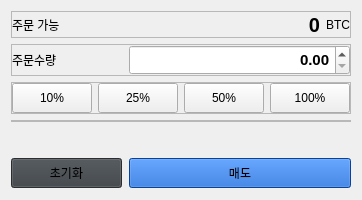
               <widget class="QWidget" name="page_6">
                <layout class="QVBoxLayout" name="verticalLayout_12">
                 <property name="leftMargin">
                  <number>11</number>
                 </property>
                 <property name="topMargin">
                  <number>11</number>
                 </property>
                 <property name="rightMargin">
                  <number>11</number>
                 </property>
                 <property name="bottomMargin">
                  <number>11</number>
                 </property>
                 <item>
                  <widget class="QFrame" name="frame_32">
                   <property name="frameShape">
                    <enum>QFrame::StyledPanel</enum>
                   </property>
                   <property name="frameShadow">
                    <enum>QFrame::Raised</enum>
                   </property>
                   <layout class="QHBoxLayout" name="horizontalLayout_33" stretch="0,2,0">
                    <property name="leftMargin">
                     <number>0</number>
                    </property>
                    <property name="topMargin">
                     <number>1</number>
                    </property>
                    <property name="rightMargin">
                     <number>0</number>
                    </property>
                    <property name="bottomMargin">
                     <number>0</number>
                    </property>
                    <item>
                     <widget class="QLabel" name="label_41">
                      <property name="layoutDirection">
                       <enum>Qt::LeftToRight</enum>
                      </property>
                      <property name="styleSheet">
                       <string notr="true"/>
                      </property>
                      <property name="text">
                       <string>주문 가능</string>
                      </property>
                     </widget>
                    </item>
                    <item>
                     <widget class="QLabel" name="sell_orderable_2">
                      <property name="font">
                       <font>
                        <pointsize>15</pointsize>
                        <weight>75</weight>
                        <bold>true</bold>
                       </font>
                      </property>
                      <property name="text">
                       <string>0</string>
                      </property>
                      <property name="alignment">
                       <set>Qt::AlignRight|Qt::AlignTrailing|Qt::AlignVCenter</set>
                      </property>
                     </widget>
                    </item>
                    <item>
                     <widget class="QLabel" name="sell_ticker_2">
                      <property name="layoutDirection">
                       <enum>Qt::LeftToRight</enum>
                      </property>
                      <property name="text">
                       <string>BTC</string>
                      </property>
                      <property name="alignment">
                       <set>Qt::AlignLeading|Qt::AlignLeft|Qt::AlignVCenter</set>
                      </property>
                     </widget>
                    </item>
                   </layout>
                  </widget>
                 </item>
                 <item>
                  <widget class="QFrame" name="frame_33">
                   <property name="frameShape">
                    <enum>QFrame::StyledPanel</enum>
                   </property>
                   <property name="frameShadow">
                    <enum>QFrame::Raised</enum>
                   </property>
                   <layout class="QHBoxLayout" name="horizontalLayout_12" stretch="1,2">
                    <property name="leftMargin">
                     <number>0</number>
                    </property>
                    <property name="topMargin">
                     <number>0</number>
                    </property>
                    <property name="rightMargin">
                     <number>0</number>
                    </property>
                    <property name="bottomMargin">
                     <number>0</number>
                    </property>
                    <item>
                     <widget class="QLabel" name="label_43">
                      <property name="text">
                       <string>주문수량</string>
                      </property>
                     </widget>
                    </item>
                    <item>
                     <widget class="QDoubleSpinBox" name="sell_volume_2">
                      <property name="minimumSize">
                       <size>
                        <width>34</width>
                        <height>30</height>
                       </size>
                      </property>
                      <property name="font">
                       <font>
                        <pointsize>11</pointsize>
                        <weight>75</weight>
                        <bold>true</bold>
                       </font>
                      </property>
                      <property name="alignment">
                       <set>Qt::AlignRight|Qt::AlignTrailing|Qt::AlignVCenter</set>
                      </property>
                      <property name="showGroupSeparator" stdset="0">
                       <bool>true</bool>
                      </property>
                      <property name="prefix">
                       <string/>
                      </property>
                      <property name="decimals">
                       <number>2</number>
                      </property>
                      <property name="minimum">
                       <double>0.000000000000000</double>
                      </property>
                      <property name="maximum">
                       <double>1000000000000000.000000000000000</double>
                      </property>
                      <property name="value">
                       <double>0.000000000000000</double>
                      </property>
                     </widget>
                    </item>
                   </layout>
                  </widget>
                 </item>
                 <item>
                  <widget class="QFrame" name="frame_34">
                   <property name="frameShape">
                    <enum>QFrame::StyledPanel</enum>
                   </property>
                   <property name="frameShadow">
                    <enum>QFrame::Raised</enum>
                   </property>
                   <layout class="QHBoxLayout" name="horizontalLayout_27">
                    <property name="leftMargin">
                     <number>0</number>
                    </property>
                    <property name="topMargin">
                     <number>0</number>
                    </property>
                    <property name="rightMargin">
                     <number>0</number>
                    </property>
                    <property name="bottomMargin">
                     <number>0</number>
                    </property>
                    <item>
                     <widget class="QPushButton" name="sell_ten_2">
                      <property name="minimumSize">
                       <size>
                        <width>0</width>
                        <height>30</height>
                       </size>
                      </property>
                      <property name="text">
                       <string>10%</string>
                      </property>
                     </widget>
                    </item>
                    <item>
                     <widget class="QPushButton" name="sell_twenty_fifth_2">
                      <property name="minimumSize">
                       <size>
                        <width>0</width>
                        <height>30</height>
                       </size>
                      </property>
                      <property name="text">
                       <string>25%</string>
                      </property>
                     </widget>
                    </item>
                    <item>
                     <widget class="QPushButton" name="sell_fifty_2">
                      <property name="minimumSize">
                       <size>
                        <width>0</width>
                        <height>30</height>
                       </size>
                      </property>
                      <property name="text">
                       <string>50%</string>
                      </property>
                     </widget>
                    </item>
                    <item>
                     <widget class="QPushButton" name="sell_hundred_2">
                      <property name="minimumSize">
                       <size>
                        <width>0</width>
                        <height>30</height>
                       </size>
                      </property>
                      <property name="text">
                       <string>100%</string>
                      </property>
                     </widget>
                    </item>
                   </layout>
                  </widget>
                 </item>
                 <item>
                  <widget class="QFrame" name="frame_35">
                   <property name="frameShape">
                    <enum>QFrame::StyledPanel</enum>
                   </property>
                   <property name="frameShadow">
                    <enum>QFrame::Raised</enum>
                   </property>
                   <layout class="QHBoxLayout" name="horizontalLayout_34">
                    <property name="leftMargin">
                     <number>0</number>
                    </property>
                    <property name="topMargin">
                     <number>0</number>
                    </property>
                    <property name="rightMargin">
                     <number>0</number>
                    </property>
                    <property name="bottomMargin">
                     <number>0</number>
                    </property>
                   </layout>
                  </widget>
                 </item>
                 <item>
                  <widget class="QFrame" name="verticalFrame_4">
                   <layout class="QVBoxLayout" name="verticalLayout_6"/>
                  </widget>
                 </item>
                 <item>
                  <widget class="QFrame" name="horizontalFrame_18">
                   <layout class="QHBoxLayout" name="horizontalLayout_30">
                    <property name="leftMargin">
                     <number>0</number>
                    </property>
                    <property name="topMargin">
                     <number>0</number>
                    </property>
                    <property name="rightMargin">
                     <number>0</number>
                    </property>
                    <property name="bottomMargin">
                     <number>0</number>
                    </property>
                   </layout>
                  </widget>
                 </item>
                 <item>
                  <widget class="QFrame" name="horizontalFrame_19">
                   <layout class="QHBoxLayout" name="horizontalLayout_38" stretch="1,2">
                    <property name="spacing">
                     <number>7</number>
                    </property>
                    <property name="leftMargin">
                     <number>0</number>
                    </property>
                    <property name="topMargin">
                     <number>0</number>
                    </property>
                    <property name="rightMargin">
                     <number>0</number>
                    </property>
                    <property name="bottomMargin">
                     <number>1</number>
                    </property>
                    <item>
                     <widget class="QPushButton" name="sell_reset_2">
                      <property name="minimumSize">
                       <size>
                        <width>0</width>
                        <height>30</height>
                       </size>
                      </property>
                      <property name="styleSheet">
                       <string notr="true">background-color: #3b4045;</string>
                      </property>
                      <property name="text">
                       <string>초기화</string>
                      </property>
                     </widget>
                    </item>
                    <item>
                     <widget class="QPushButton" name="sell_sell_btn_2">
                      <property name="minimumSize">
                       <size>
                        <width>0</width>
                        <height>30</height>
                       </size>
                      </property>
                      <property name="styleSheet">
                       <string notr="true">background-color: #115dcb;</string>
                      </property>
                      <property name="text">
                       <string>매도</string>
                      </property>
                     </widget>
                    </item>
                   </layout>
                  </widget>
                 </item>
                </layout>
               </widget>
